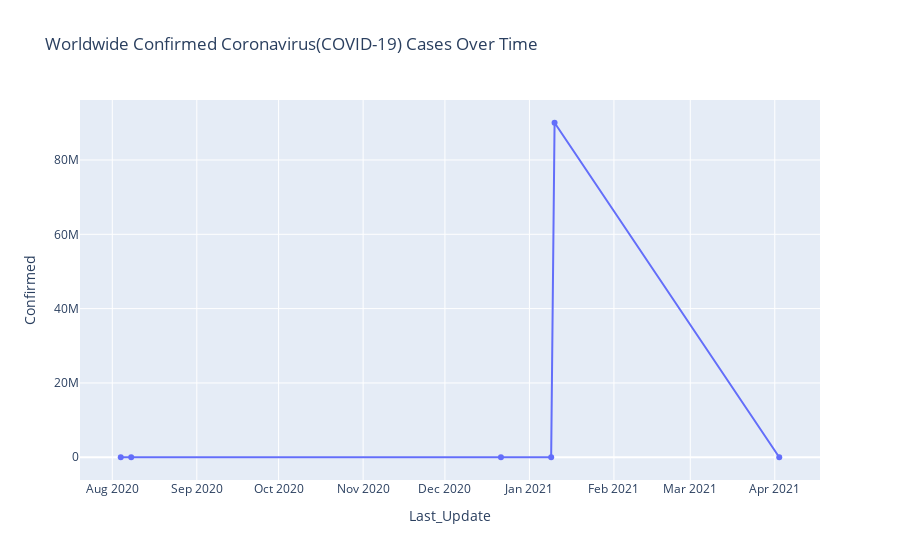

Notebook code for this chart:
### Code cell
# Read each CSV file into DataFrame and filter the data
# df_covid_days = pd.concat(map(pd.read_csv, glob.glob('covid_data/*.csv')))
df_covid_grouped = covid_data.groupby(['Last_Update'])
df_covid_days = (df_covid_grouped.agg({
                    'Confirmed': np.sum
                })
                 .sort_values(by='Last_Update')
                 .reset_index())
df_covid_days[['Last_Update', 'Confirmed']]

# plot the line
fig = px.line(df_covid_days, 
              x='Last_Update', 
              y='Confirmed', 
              markers=True,
              title="Worldwide Confirmed Coronavirus(COVID-19) Cases Over Time")
# Show the plot
fig.show()

### Figure 1 — Plotly figure (JSON) as saved in the notebook; plotly's stock layout.template omitted (floating-point values rounded to 4 significant figures)
{"data": [{"hovertemplate": "Last_Update=%{x}<br>Confirmed=%{y}<extra></extra>", "legendgroup": "", "line": {"color": "#636efa", "dash": "solid"}, "marker": {"symbol": "circle"}, "mode": "lines+markers", "name": "", "orientation": "v", "showlegend": false, "type": "scatter", "x": ["2020-08-04 02:27:56", "2020-08-07 22:34:20", "2020-12-21 13:27:30", "2021-01-08 23:22:27", "2021-01-10 05:22:12", "2021-04-02 15:13:53"], "xaxis": "x", "y": [152, 0, 788, 196, 90023279, 399], "yaxis": "y"}], "layout": {"legend": {"tracegroupgap": 0}, "title": {"text": "Worldwide Confirmed Coronavirus(COVID-19) Cases Over Time"}, "xaxis": {"anchor": "y", "domain": [0, 1], "title": {"text": "Last_Update"}}, "yaxis": {"anchor": "x", "domain": [0, 1], "title": {"text": "Confirmed"}}}}
